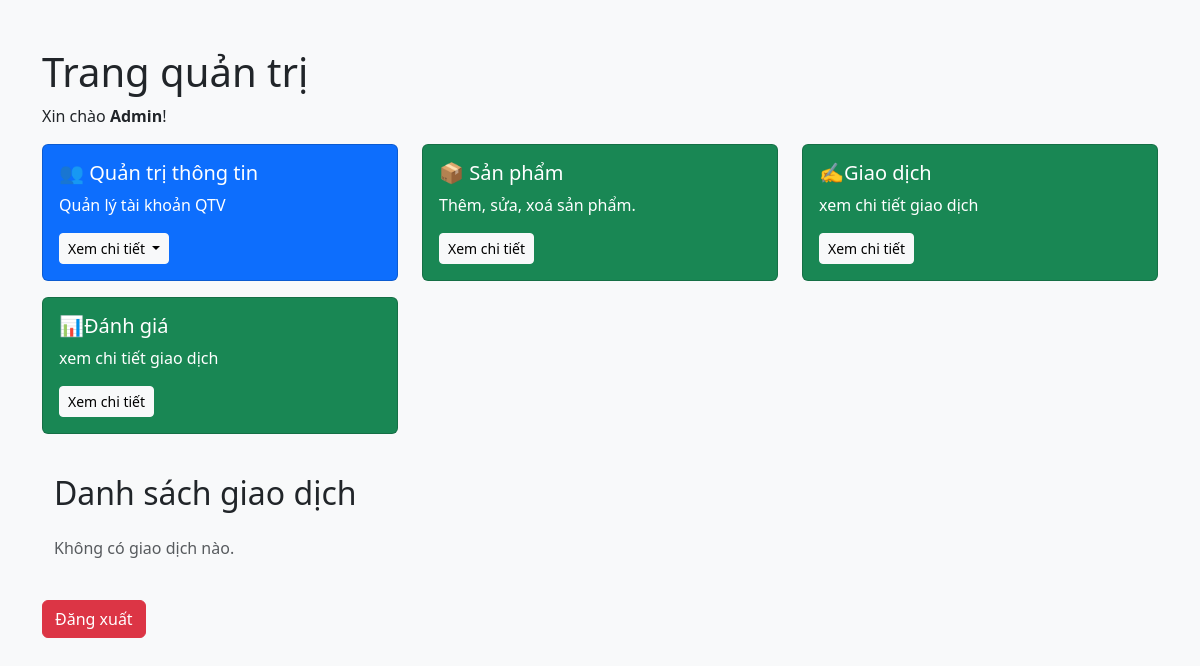
/admin/index.php (signed in), run on an earlier commit of the app's database.
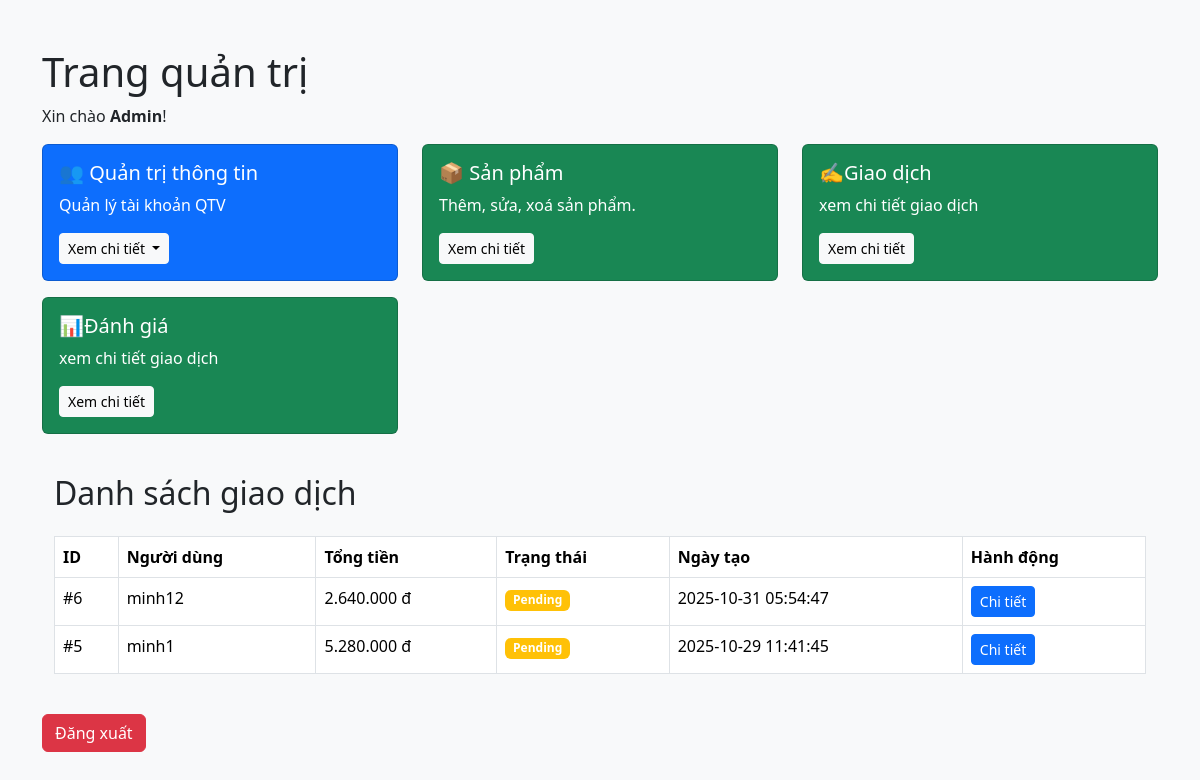
And on a later commit of the database.
### tables this page shows
CREATE TABLE `transactions` (
  `id` int(11) NOT NULL,
  `user_id` int(11) NOT NULL,
  `total_amount` decimal(10,2) DEFAULT NULL,
  `status` enum('pending','completed','cancelled') DEFAULT 'pending',
  `created_at` timestamp NOT NULL DEFAULT current_timestamp()
);

CREATE TABLE `users` (
  `id` int(11) NOT NULL,
  `username` varchar(100) NOT NULL,
  `fullname` varchar(150) NOT NULL,
  `email` varchar(150) NOT NULL,
  `phone` varchar(20) DEFAULT NULL,
  `address` varchar(255) DEFAULT NULL,
  `password` varchar(255) NOT NULL,
  `avatar` varchar(255) DEFAULT NULL,
  `created_at` timestamp NOT NULL DEFAULT current_timestamp()
);

### admin/index.php (the view, shortened to what this page needs)
<?php
require '../includes/db.php';
?>
<!DOCTYPE html>
<html lang="vi">
<head>
    <link href="https://cdn.jsdelivr.net/npm/bootstrap@5.3.3/dist/css/bootstrap.min.css" rel="stylesheet">
</head>
<body class="bg-light">
    <div class="container mt-5">
        <h1>Trang quản trị</h1>
        <p>Xin chào <strong>Admin</strong>!</p>
        <div class="row">
            <div class="col-md-4">
                <div class="card text-bg-primary mb-3">
                    <div class="card-body">
                        <h5 class="card-title">👥 Quản trị thông tin </h5>
                        <p class="card-text">Quản lý tài khoản QTV</p>
                        <div class="btn-group">
                            <button type="button" class="btn btn-light btn-sm dropdown-toggle" data-bs-toggle="dropdown" aria-expanded="false">
                                Xem chi tiết
                            </button>
                        </div>
                    </div>
                </div>
            </div>
            <div class="col-md-4">
                <div class="card text-bg-success mb-3">
                    <div class="card-body">
                        <h5 class="card-title">📦 Sản phẩm</h5>
                        <p class="card-text">Thêm, sửa, xoá sản phẩm.</p>
                        <a href="products/index.php" class="btn btn-light btn-sm">Xem chi tiết</a>
                    </div>
                </div>
            </div>
            <div class="col-md-4">
                <div class="card text-bg-success mb-3">
                    <div class="card-body">
                        <h5 class="card-title">✍️Giao dịch</h5>
                        <p class="card-text">xem chi tiết giao dịch</p>
                        <a href="transaction/index.php" class="btn btn-light btn-sm">Xem chi tiết</a>
                    </div>
                </div>
            </div>
            <div class="col-md-4">
                <div class="card text-bg-success mb-3">
                    <div class="card-body">
                        <h5 class="card-title">📊Đánh giá </h5>
                        <p class="card-text">xem chi tiết giao dịch</p>
                        <a href="ratings/index.php" class="btn btn-light btn-sm">Xem chi tiết</a>
                    </div>
                </div>
            </div>
        </div>
        <div class="container my-4">
            <h2 class="mb-4">Danh sách giao dịch</h2>
            <?php
            $sql = "
SELECT
    t.id AS transaction_id,
    t.user_id,
    u.username,
    COALESCE(SUM(o.price * o.quantity), 0) AS total_amount,
    t.status,
    t.created_at,
    COUNT(o.id) AS total_items,
    SUM(o.quantity) AS total_quantity
FROM transactions t
LEFT JOIN users u ON t.user_id = u.id
LEFT JOIN orders o ON t.id = o.transaction_id
GROUP BY t.id, u.username, t.status, t.created_at
ORDER BY t.created_at DESC
";
            $result = $conn->query($sql);
            ?>
            <?php if ($result && $result->num_rows > 0): ?>
                <table class="table table-bordered">
                    <thead>
                        <tr>
                            <th>ID</th>
                            <th>Người dùng</th>
                            <th>Tổng tiền</th>
                            <th>Trạng thái</th>
                            <th>Ngày tạo</th>
                            <th>Hành động</th>
                        </tr>
                    </thead>
                    <tbody>
                        <?php while ($row = $result->fetch_assoc()): ?>
                            <tr>
                                <td>#<?php echo $row['transaction_id']; ?></td>
                                <td><?php echo htmlspecialchars($row['username']); ?></td>
                                <td><?php echo number_format($row['total_amount'], 0, ',', '.'); ?> đ</td>
                                <td>
                                    <span class="badge bg-<?php echo $row['status'] === 'completed' ? 'success' : ($row['status'] === 'pending' ? 'warning' : 'danger'); ?>">
                                        <?php echo ucfirst($row['status']); ?>
                                    </span>
                                </td>
                                <td><?php echo $row['created_at']; ?></td>
                                <td>
                                    <button type="button" class="btn btn-sm btn-primary view-detail" data-id="<?php echo $row['transaction_id']; ?>">
                                        <i class="fa-solid fa-eye"></i> Chi tiết
                                    </button>
                                </td>
                            </tr>
                        <?php endwhile; ?>
                    </tbody>
                </table>
            <?php else: ?>
                <p class="text-muted">Không có giao dịch nào.</p>
            <?php endif; ?>
        </div>
        <a href="logout.php" class="btn btn-danger mt-3">Đăng xuất</a>
    </div>
</body>
</html>

What changed in the data, as far as the page shows it:
added transactions: id "6", user.username "minh12", total_amount "2.640.000", status "Pending", created_at "2025-10-31 05:54:47"
added transactions: id "5", user.username "minh1", total_amount "5.280.000", status "Pending", created_at "2025-10-29 11:41:45"
Also different on the page:
text no longer shown: "Không có giao dịch nào."
text now shown: "ID Người dùng Tổng tiền Trạng thái Ngày tạo Hành động"
